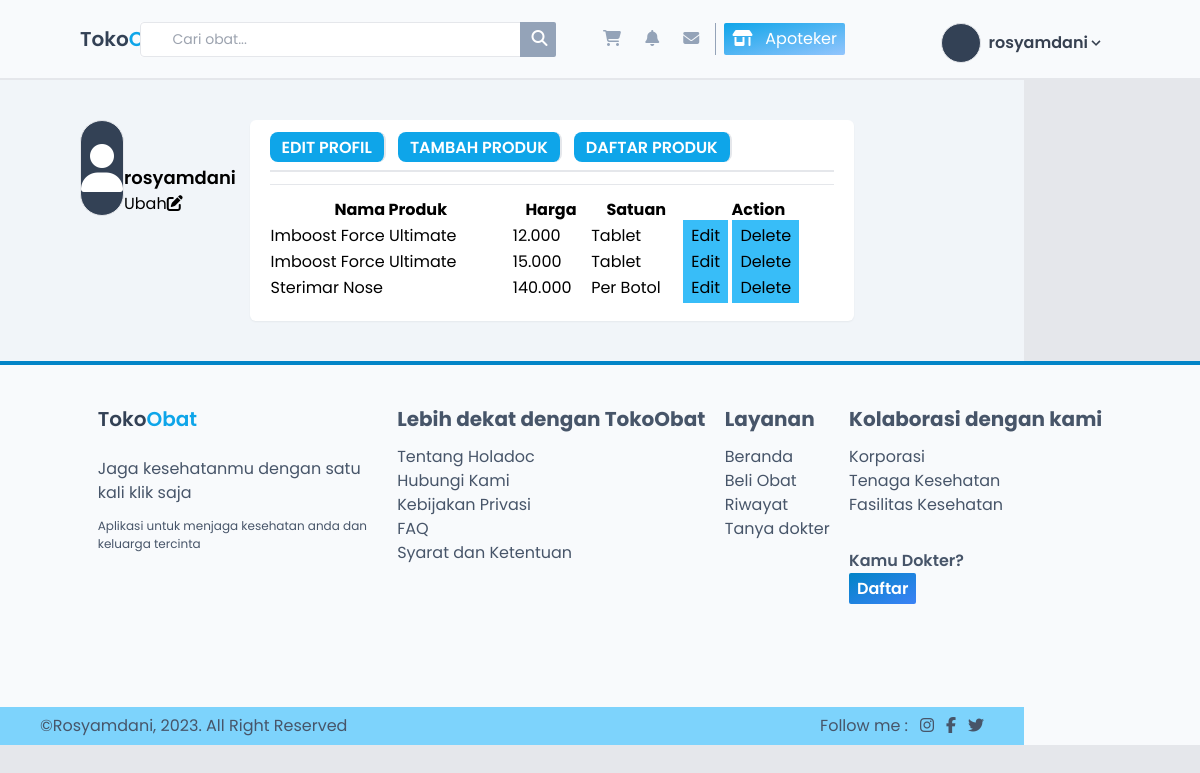
/daftar_produk.php (signed in), run on the app's committed database.
### tables this page shows
CREATE TABLE `produk` (
  `id_produk` int(11) NOT NULL,
  `id_kategori` int(11) NOT NULL,
  `id_apotek` int(11) NOT NULL,
  `nama_produk` varchar(100) NOT NULL,
  `deskripsi` text NOT NULL,
  `komposisi` text NOT NULL,
  `dosis` text NOT NULL,
  `aturan_pakai` text NOT NULL,
  `gol_produk` text NOT NULL,
  `gambar` varchar(100) NOT NULL,
  `harga` varchar(50) NOT NULL,
  `satuan` varchar(100) NOT NULL
);

### public/daftar_produk.php (the view, shortened to what this page needs)
<?php
include 'koneksi.php';
if (!cekUser()) {
    header("Location:login.php");
} else {
    $id = $_SESSION['id_user'];
    $apoteker = cekProfilApotek($id);
    $select = mysqli_query($con, "SELECT * FROM apotek WHERE id_user = '$id'");
    if ($select->num_rows > 0) {
        $id_apotek = $_SESSION['id_apotek'];
    }
}
?>
<!DOCTYPE html>
<html lang="en">
<head>
    <link rel="stylesheet" href="css/tailwindStyle.css">
</head>
<body class="bg-gray-200 relative">
    <nav class="h-20 bg-slate-50 border-b-2 flex items-center justify-between px-20">
        <div class="logo w-2 mr-3 font-semibold text-xl text-slate-700"><a href="index.php">Toko<span class="text-sky-500">Obat</span></a></div>
        <div class="search-box w-[40%] -m-10">
            <div class="relative bg-white overflow-hidden rounded-sm h-[35px]">
                <form action="search.php" class="h-full">
                    <input type="text" placeholder="Cari obat..." class="bg-white text-sm rounded border w-[100%] h-full focus:border-slate-400 px-4 pl-8 py-1 focus:outline-none focus:shadow-outline-blue" name="cari_produk">
                    <button type="submit" class="absolute -right-[20px] -top-1 mt-1 mr-4 h-full w-10 bg-slate-400  hover:bg-gradient-to-br hover:from-sky-500 hover:to-blue-300">
                        <i class="fa-solid fa-magnifying-glass text-white"></i>
                    </button>
                </form>
            </div>
        </div>
        <div class="icon w-[250px] flex justify-between">
            <div class="flex px-2 py-1 hover:text-white hover:bg-gradient-to-br hover:from-sky-500 hover:to-blue-300 text-slate-400 rounded-sm"><a href=""><i class="fa-solid fa-cart-shopping"></i></a></div>
            <div class="flex px-2 py-1 hover:text-white hover:bg-gradient-to-br hover:from-sky-500 hover:to-blue-300 text-slate-400 rounded-sm"><a href=""><i class="fa-sharp fa-solid fa-bell"></i></a></div>
            <div class="flex px-2 py-1 hover:text-white hover:bg-gradient-to-br hover:from-sky-500 hover:to-blue-300 text-slate-400 rounded-sm"><a href=""><i class="fa-solid fa-envelope"></i></a></div>
            <div class="flex px-2 py-1 text-white bg-gradient-to-br from-sky-500 to-blue-300 rounded-sm"><a href="apotek.php"><i class="fa-solid fa-shop"></i> &nbsp; Apoteker</a></div>
        </div>
        <div class="account text-slate-500">
            <a href="profile.php" class="px-2 py-1 rounded-sm hover:text-slate-700 font-semibold flex items-center relative profil">
                <div class="group inline-block relative">
                    <button class="hover:bg-gradient-to-br hover:text-white hover:from-sky-500 hover:to-blue-300 text-gray-700 font-semibold py-1 px-2 rounded inline-flex items-center">
                        <div class="rounded-full w-10 h-10 border mr-2 bg-slate-700"></div><?= $_SESSION['user'] ?>
                        <svg class="fill-current h-4 w-4" xmlns="http://www.w3.org/2000/svg" viewBox="0 0 20 20">
                            <path d="M9.293 12.95l.707.707L15.657 8l-1.414-1.414L10 10.828 5.757 6.586 4.343 8z" />
                        </svg>
                    </button>
                </div>
            </a>
        </div>
    </nav>
    <section class="container bg-slate-100 pb-10">
        <div class="container px-20 pt-10 h flex">
            <div class="w-[15%] mr-10">
                <div class="flex w-full justify-between items-end">
                    <div class="foto rounded-full w-24 h-24 border bg-slate-700 flex justify-center items-center"><i class="fa-solid fa-user text-5xl text-white"></i></div>
                    <div class="Ubah Foto">
                        <p class="font-semibold text-lg"><?= $_SESSION['user'] ?></p>
                        <p>Ubah<i class="fa-solid fa-pen-to-square"></i></p>
                    </div>
                </div>
            </div>
            <div class="w-[70%] bg-white rounded-md shadow-sm px-5 py-3 max-h-fit pb-5 flex flex-col">
                <?php
                if ($apoteker) {
                ?>
                    <div class="w-[100%] flex h-10 border-b-2">
                        <a href="apotek.php" class="px-3 mr-3 bg-sky-500 text-white font-semibold rounded-lg mb-2 py-1 hover:bg-sky-400 border-r-2">EDIT PROFIL</a>
                        <a href="tambah_produk.php" class="px-3 mr-3 bg-sky-500 text-white font-semibold rounded-lg mb-2 py-1 hover:bg-sky-400 border-r-2">TAMBAH PRODUK</a>
                        <a href="daftar_produk.php" class="px-3 mr-3 bg-sky-500 text-white font-semibold rounded-lg mb-2 py-1 hover:bg-sky-400 border-r-2">DAFTAR PRODUK</a>
                    </div>
                <?php
                }
                ?>
                <hr class="my-3">
                <table class="table-auto">
                    <tr>
                        <th>Nama Produk</th>
                        <th>Harga</th>
                        <th>Satuan</th>
                        <th>Action</th>
                    </tr>
                    <?php
                    $quer = mysqli_query($con, "SELECT * FROM produk WHERE `id_apotek` = '$id_apotek'");
                    if ($quer->num_rows > 0) {
                        while ($row = mysqli_fetch_array($quer)) {
                    ?>
                            <tr>
                                <td><?=$row['nama_produk']?></td>
                                <td><?=$row['harga']?></td>
                                <td><?=$row['satuan']?></td>
                                <td>
                                    <a href="#" class="px-2 py-1 bg-sky-400">Edit</a>
                                    <a href="#" class="px-2 py-1 bg-sky-400">Delete</a>
                                </td>
                            </tr>
                    <?php
                        }
                    } else {
                    }
                    ?>
                </table>
            </div>
        </div>
    </section>
    <section class="footer bg-slate-50 border-sky-600 border-t-4 h-96 text-slate-600">
        <div class="container w-[90%] h-[90%] flex mx-auto items-start pt-10 justify-around">
            <div class="w-[280px]">
                <div class="logo w-2 mr-3 font-semibold text-xl text-slate-700 mb-6"><a href="#">Toko<span class="text-sky-500">Obat</span></a></div>
                <p class="mb-3">Jaga kesehatanmu dengan satu kali klik saja</p>
                <p class="text-[12px]">Aplikasi untuk menjaga kesehatan anda dan keluarga tercinta</p>
            </div>
            <div>
                <h3 class="text-xl mb-3 font-bold">Lebih dekat dengan TokoObat</h3>
                <ul>
                    <li><a href="#" class="hover:text-sky-500 ease-in-out duration-300">Tentang Holadoc</a></li>
                    <li><a href="#" class="hover:text-sky-500 ease-in-out duration-300">Hubungi Kami</a></li>
                    <li><a href="#" class="hover:text-sky-500 ease-in-out duration-300">Kebijakan Privasi</a></li>
                    <li><a href="#" class="hover:text-sky-500 ease-in-out duration-300">FAQ</a></li>
                    <li><a href="#" class="hover:text-sky-500 ease-in-out duration-300">Syarat dan Ketentuan</a></li>
                </ul>
            </div>
            <div>
                <h3 class="text-xl mb-3 font-bold">Layanan</h3>
                <ul>
                    <li><a href="#" class="hover:text-sky-500 ease-in-out duration-300">Beranda</a></li>
                    <li><a href="#" class="hover:text-sky-500 ease-in-out duration-300">Beli Obat</a></li>
                    <li><a href="#" class="hover:text-sky-500 ease-in-out duration-300">Riwayat</a></li>
                    <li><a href="#" class="hover:text-sky-500 ease-in-out duration-300">Tanya dokter</a></li>
                </ul>
            </div>
            <div>
                <h3 class="text-xl mb-3 font-bold">Kolaborasi dengan kami</h3>
                <ul>
                    <li><a href="#" class="hover:text-sky-500 ease-in-out duration-300">Korporasi</a></li>
                    <li><a href="#" class="hover:text-sky-500 ease-in-out duration-300">Tenaga Kesehatan</a></li>
                    <li><a href="#" class="hover:text-sky-500 ease-in-out duration-300">Fasilitas Kesehatan</a></li>
                    <li class="flex flex-col justify-end font-semibold mt-8">Kamu Dokter? <div class="account text-slate-500 mt-1"><a href="#" class="px-2 py-1 rounded-sm text-white  bg-gradient-to-br from-sky-600 to-blue-500 hover:from-sky-800 hover:to-blue-700 font-semibold">Daftar</a></div>
                    </li>
                </ul>
            </div>
        </div>
        <div class="container h-[10%] items-center flex justify-between px-10 bg-sky-300">
            <span>&copy;Rosyamdani, <?= date("Y") ?>. All Right Reserved</span>
            <div class="flex ">
                <p>Follow me : </p>
                <a href="" class="ml-3 hover:text-pink-500"><i class="fa-brands fa-instagram"></i></a>
                <a href="" class="ml-3 hover:text-blue-800"><i class="fa-brands fa-facebook-f"></i></a>
                <a href="" class="ml-3 hover:text-sky-500"><i class="fa-brands fa-twitter"></i></a>
            </div>
        </div>
    </section>
</body>
</html>
<?php
function cekUser()
{
    if (isset($_SESSION['user'])) {
        return true;
    }
    return false;
}
function cekProfilApotek($id)
{
    include "koneksi.php";
    $cekIT = mysqli_query($con, "SELECT * FROM apotek");
    if ($cekIT->num_rows > 0) {
        while ($row = mysqli_fetch_array($cekIT)) {
            if ($row['id_user'] == $id) {
                return true;
            }
        }
    } else {
        return false;
    }
}

### public/daftar_produk.php (style rules this page uses)
* { font-family: Poppins; }

### data on the page
produk: nama_produk "Imboost Force Ultimate", harga "12.000", satuan "Tablet"
produk: nama_produk "Imboost Force Ultimate", harga "15.000", satuan "Tablet"
produk: nama_produk "Sterimar Nose", harga "140.000", satuan "Per Botol"

### other printed values
$_SESSION['user'] "rosyamdani"
